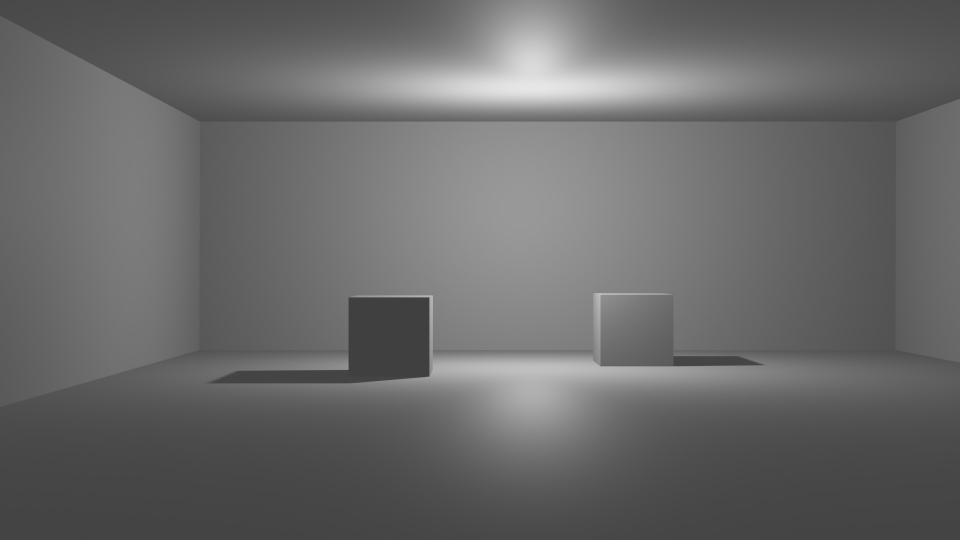
#> input picture Python/Фото/1/1.jpg, 1920 x 1080 px, found by its file name (shown at 1/2 size)
$ jupyter execute --allow-errors GetPoints_toBlender.ipynb
#> lines starting #> are read from the running program, lines starting #| are printed output that depends on the picture; after the words box and inside, x2 and y2 are one past the last pixel; in counts of white or black regions, pixels touching at a corner belong together
[cell 1]
import numpy as np
from matplotlib import pyplot as plt

[cell 2]
import cv2

[cell 3]
def Method_OpticalFlowDepthMap(image1_jpg, image2_jpg):
    vec_optical_flow = cv2.calcOpticalFlowFarneback(image1_jpg, image2_jpg, None, .05, 1, 12, 2, 8, 1.2, 0)
    module_vector_speed, angular_vec_speed = cv2.cartToPolar(vec_optical_flow[..., 0], vec_optical_flow[..., 1])
    return vec_optical_flow

[cell 4]
def convert_ply(points):
    with open(r'E:\BKP(mag)\Habr\points.ply', 'w') as f:
        f.write('ply\n')
        f.write('format ascii 1.0\n')
        f.write('element vertex {}\n'.format(len(points)))
        f.write('property float x\n')
        f.write('property float y\n')
        f.write('property float z\n')
        f.write('end_header\n')
        for point in points:
            f.write('{:.2f} {:.2f} {:.2f}\n'.format(point[0], point[2], point[1]))

[cell 5]
def plot(title_str, image, index):
    plt.subplot(2, 2, index)
    plt.title(title_str)
    plt.imshow(image, 'gray')
    plt.gca().get_xaxis().set_visible(False)
    plt.gca().get_yaxis().set_visible(False)

[cell 6]
B_step = 1
w_width = 1920
h_heigth = 1080
f_focalLength = 300

result_proccesingPoints = []

image1_jpg = cv2.imread(r'E:\BKP(mag)\Habr\1.jpg', 0)
#> image1_jpg is the input picture: shape (1080, 1920); min 59, max 231, mean 105.2
image2_jpg = cv2.imread(r'E:\BKP(mag)\Habr\2.jpg', 0)
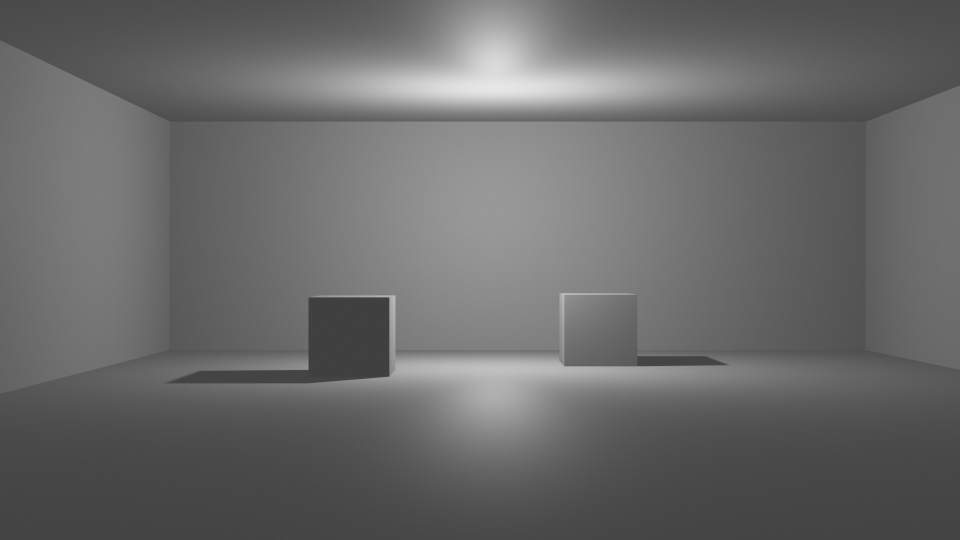
#> input picture Python/Фото/1/2.jpg, 1920 x 1080 px, found by its file name (shown at 1/2 size)
#> image2_jpg is the input picture: shape (1080, 1920); min 60, max 231, mean 105.4

vec_opticalFlow = Method_OpticalFlowDepthMap(image1_jpg, image2_jpg)
#> in Method_OpticalFlowDepthMap, `module_vector_speed, angular_vec_speed = cv2.cartToPolar(vec_optical_f..`:
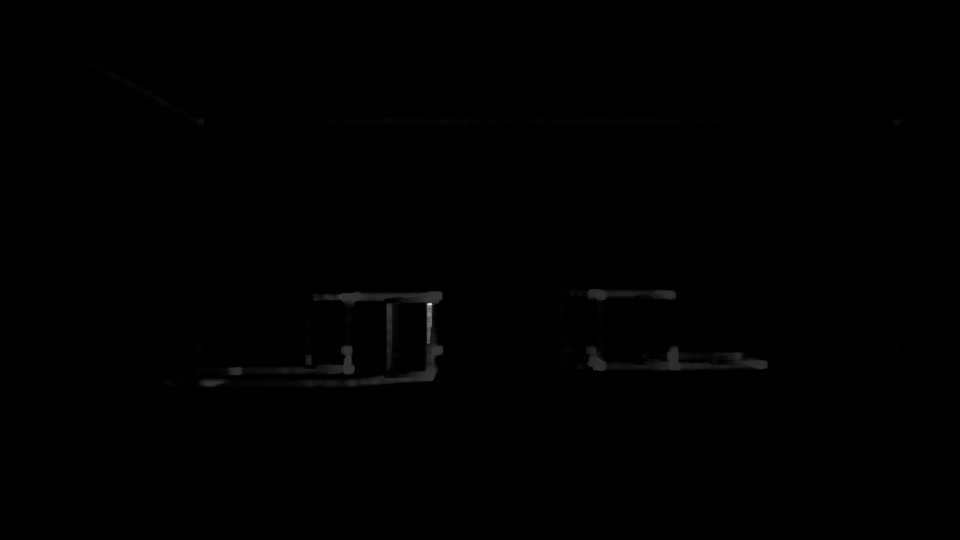
#> module_vector_speed: shape (1080, 1920) float32 (shown at 1/2 size); min 3.71e-19, max 393, mean 0.8; drawn with min black and max white
#> in Method_OpticalFlowDepthMap, `module_vector_speed, angular_vec_speed = cv2.cartToPolar(vec_optical_f..`:
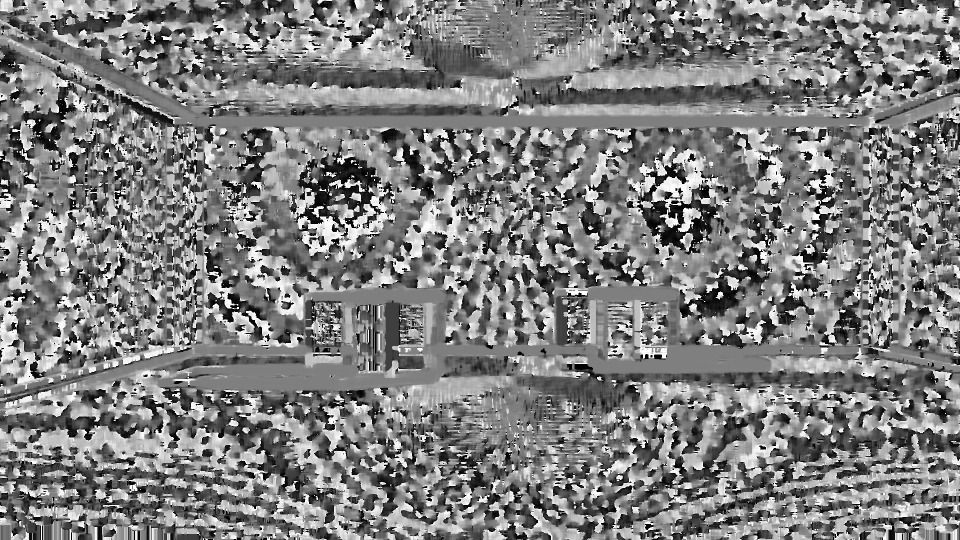
#> angular_vec_speed: shape (1080, 1920) float32 (shown at 1/2 size); min 4.72e-07, max 6.28, mean 3.14; drawn with min black and max white
vec_module_speed, vec_angular_speed = cv2.cartToPolar(vec_opticalFlow[..., 0], vec_opticalFlow[..., 1])

conture = cv2.Canny(image1_jpg, 100, 200)
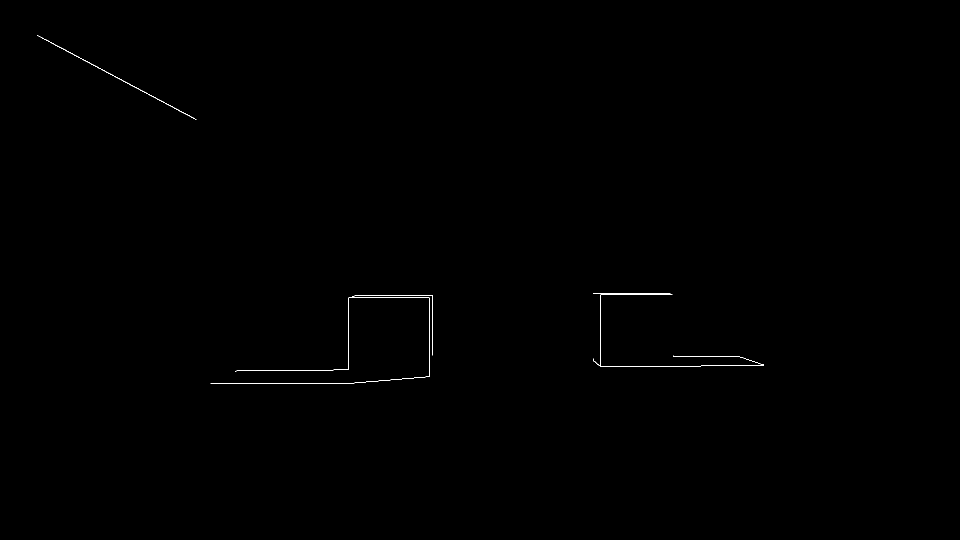
#> conture: shape (1080, 1920) (shown at 1/2 size); 0.14% white in thin lines or dots, all inside (x1, y1, x2, y2) = (74, 70, 1528, 767)

#> (the rest of this cell did not finish here and is left out)

[cell 7]
convert_ply(result_proccesingPoints)
